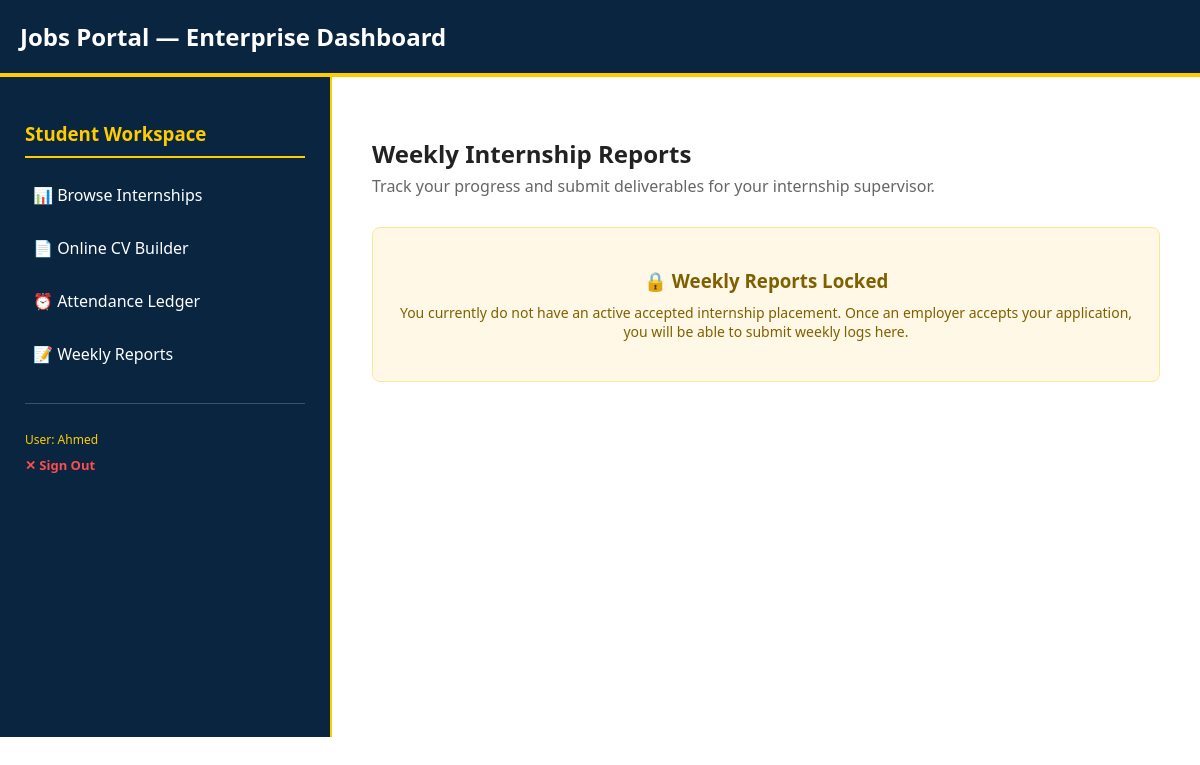
Page /weekly-reports/ (signed in) on the earlier database version.
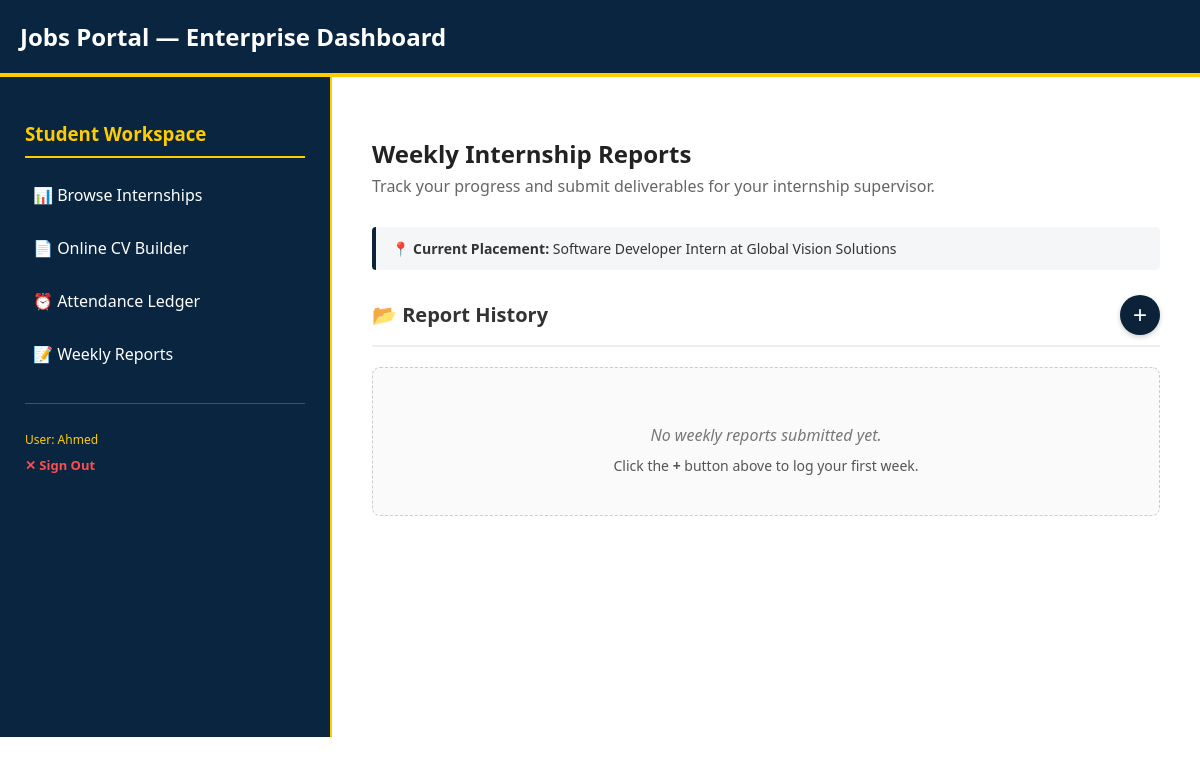
Same page on the later database version.
### student_portal/models.py (models this page shows, shortened)
class Application(models.Model):
    STATUS_CHOICES = (
        ('Pending', 'Pending'),
        ('Shortlisted', 'Shortlisted'),
        ('Rejected', 'Rejected'),
        ('Cancelled', 'Cancelled')
    )
    internship = models.ForeignKey(InternshipPosting, on_delete=models.CASCADE, related_name='applications')
    student_name = models.CharField(max_length=255)
    university_name = models.CharField(max_length=255)
    email = models.EmailField()
    cv_file = models.FileField(upload_to='resumes/cv/')
    cpr_file = models.FileField(upload_to='resumes/cpr/')
    passport_file = models.FileField(upload_to='resumes/passport/')
    uni_id_file = models.FileField(upload_to='resumes/uni_id/')
    status = models.CharField(max_length=20, choices=STATUS_CHOICES, default='Pending')
    applied_at = models.DateTimeField(auto_now_add=True)

class InternshipPosting(models.Model):
    LEVEL_CHOICES = (('Beginner', 'Beginner'), ('Intermediate', 'Intermediate'), ('Advanced', 'Advanced'))
    NATURE_CHOICES = (('Full-Time', 'Full-Time'), ('Part-Time', 'Part-Time'), ('Remote', 'Remote'))
    company = models.ForeignKey(CompanyProfile, on_delete=models.CASCADE, related_name='postings')
    track = models.ForeignKey(TrainingTrack, on_delete=models.CASCADE, related_name='postings')
    title = models.CharField(max_length=255)
    description = models.TextField()
    requirements = models.TextField()
    location = models.CharField(max_length=255)
    level = models.CharField(max_length=50, choices=LEVEL_CHOICES)
    nature = models.CharField(max_length=50, choices=NATURE_CHOICES)
    salary_range = models.CharField(max_length=100, blank=True, null=True)
    education_level = models.CharField(max_length=100)
    views_count = models.PositiveIntegerField(default=0)
    is_approved = models.BooleanField(default=False)
    max_interns = models.PositiveIntegerField(
        default=3,
        help_text="Maximum number of students allowed to be hired for this position."
    )
    created_at = models.DateTimeField(auto_now_add=True)

class CompanyProfile(models.Model):
    user = models.OneToOneField(User, on_delete=models.CASCADE, related_name='companyprofile')
    company_name = models.CharField(max_length=255)
    description = models.TextField()
    location = models.CharField(max_length=255)
    website = models.URLField(blank=True, null=True)
    is_active = models.BooleanField(default=True)

### student_portal/views.py (the view, shortened to what this page needs)
# urls.py: path('weekly-reports/', views.weekly_reports, name='weekly_reports'),
@login_required
def weekly_reports(request):
    active_application = Application.objects.filter(
        email=request.user.email,
        status='Shortlisted'
    ).first()
    if not active_application:
        return render(request, 'weekly_reports.html', {
            'has_internship': False,
            'reports': []
        })
    past_reports = WeeklyReport.objects.filter(student=request.user).order_by('-week_start_date')
    return render(request, 'weekly_reports.html', {
        'has_internship': True,
        'active_application': active_application,
        'reports': past_reports
    })

### student_portal/templates/weekly_reports.html (shortened to what the changed rows need)
{% extends 'base.html' %}
{% block content %}
<div style="margin-bottom: 30px;">
    <h2 style="margin-bottom: 5px; color: #222;">Weekly Internship Reports</h2>
    <p style="color: #666; margin: 0;">Track your progress and submit deliverables for your internship supervisor.</p>
</div>
{% if not has_internship %}
    <div style="text-align: center; padding: 40px 20px; background: #fff8e6; border: 1px solid #ffe599; border-radius: 8px; color: #7f6000;">
        <h3 style="margin-top: 0; margin-bottom: 10px;">🔒 Weekly Reports Locked</h3>
        <p style="margin: 0; font-size: 14px;">You currently do not have an active accepted internship placement. Once an employer accepts your application, you will be able to submit weekly logs here.</p>
    </div>
{% else %}
    <div style="background: #f4f6f8; border-left: 4px solid #0b2239; padding: 12px 16px; border-radius: 4px; margin-bottom: 25px; color: #333; font-size: 14px;">
        📍 <strong>Current Placement:</strong> {{ active_application.internship.title }} at {{ active_application.internship.company.company_name }}
    </div>
    <div style="display: flex; justify-content: space-between; align-items: center; margin-bottom: 20px; padding-bottom: 10px; border-bottom: 2px solid #eee;">
        <h3 style="margin: 0; color: #333; font-size: 20px;">📂 Report History</h3>
        <button type="button" onclick="toggleForm()" title="Add New Report" style="background: #0b2239; color: white; border: none; border-radius: 50%; width: 40px; height: 40px; font-size: 24px; line-height: 1; cursor: pointer; display: flex; align-items: center; justify-content: center; box-shadow: 0 2px 5px rgba(0,0,0,0.2);">
            +
        </button>
    </div>
    <div>
        {% if reports %}
            {% for report in reports %}
                <div style="background: white; border: 1px solid #e0e0e0; border-radius: 6px; padding: 18px; margin-bottom: 15px; box-shadow: 0 1px 3px rgba(0,0,0,0.03);">
                    <div style="display: flex; justify-content: space-between; align-items: center; margin-bottom: 12px;">
                        <strong style="font-size: 16px; color: #111;">Week of: {{ report.week_start_date|date:"F d, Y" }}</strong>
                        {% if report.status == 'Approved' %}
                            <span style="background: #d1e7dd; color: #0f5132; padding: 4px 10px; border-radius: 4px; font-size: 12px; font-weight: bold;">Approved</span>
                        {% elif report.status == 'Rejected' %}
                            <span style="background: #f8d7da; color: #842029; padding: 4px 10px; border-radius: 4px; font-size: 12px; font-weight: bold;">Needs Revision</span>
                        {% else %}
                            <span style="background: #fff3cd; color: #664d03; padding: 4px 10px; border-radius: 4px; font-size: 12px; font-weight: bold;">Pending Supervisor Review</span>
                        {% endif %}
                    </div>
                    <p style="margin: 0 0 10px 0; color: #444; white-space: pre-wrap; font-size: 14px; line-height: 1.5;">{{ report.tasks_completed }}</p>
                    {% if report.instructor_feedback %}
                        <div style="background: #f8f9fa; border-left: 3px solid #6c757d; padding: 10px 12px; margin-top: 10px; font-size: 13px; color: #333;">
                            <strong>Supervisor Feedback:</strong> {{ report.instructor_feedback }}
                        </div>
                    {% endif %}
                    <div style="margin-top: 15px; display: flex; gap: 10px; align-items: center;">
                        <a href="{% url 'edit_weekly_report' report.id %}" style="background: #0b2239; color: white; padding: 6px 16px; border-radius: 4px; text-decoration: none; font-size: 13px; font-weight: bold; display: inline-block;">Edit</a>
                        <form action="{% url 'delete_weekly_report' report.id %}" method="POST" style="margin: 0;">
                            {% csrf_token %}
                            <button type="submit" onclick="return confirm('Are you sure you want to delete this report?');" style="background: transparent; color: #dc3545; border: 1px solid #dc3545; padding: 5px 14px; border-radius: 4px; font-size: 13px; font-weight: bold; cursor: pointer;">Delete</button>
                        </form>
                    </div>
                </div>
            {% endfor %}
        {% else %}
            <div style="text-align: center; padding: 40px 20px; background: #fafafa; border: 1px dashed #ccc; border-radius: 8px;">
                <p style="color: #777; font-style: italic; margin-bottom: 10px;">No weekly reports submitted yet.</p>
                <p style="color: #555; font-size: 14px; margin: 0;">Click the <strong>+</strong> button above to log your first week.</p>
            </div>
        {% endif %}
    </div>
{% endif %}
{% endblock %}

Differences in the rows shown:
added Application: internship "Software Developer Intern", internship.company.company_name "Global Vision Solutions"
Other differences:
text no longer shown: "🔒 Weekly Reports Locked You currently do not have an active accepted internship placement. Once an employer accepts your application, you will be able to submit weekly logs here."
text now shown: "📍 Current Placement: at 📂 Report History + No weekly reports submitted yet. Click the + button above to log your first week."
